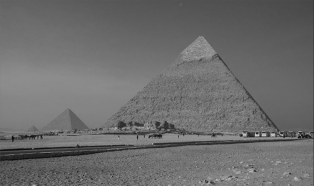
#> input picture photo/pyramid.jpg, 314 x 186 px
$ python '邻域测度法.py'
#> lines starting #> are read from the running program, lines starting #| are printed output that depends on the picture
#> further down, img is the input picture: shape (186, 314, 3); min 11, max 204, mean 108.2
#| (186, 314, 3)
import matplotlib.pyplot as plt
import numpy as np
import cv2


# def neighbor_meansure(img, k):
#     # 对原图边缘填充
#     img1 = cv2.copyMakeBorder(img, 1, 1, 1, 1, cv2.BORDER_REPLICATE)
#     img_gray = cv2.cvtColor(img1, cv2.COLOR_BGR2GRAY)
#     # 遍历图像每个像素
#     for x in range(1, img_gray.shape[0]-1):
#         for y in range(1, img_gray.shape[1]-1):
#             # 取出roi区域
#             roi = img_gray[x-1:x+1+1, y-1:y+1+1]
#             # print(roi)
#             # 计算roi区域灰度平均值
#             mean = np.sum(roi*n)/8
#             # 计算修正后的各个像素点灰度值
#             img_gray[x][y] = img_gray[x][y] + k*(img_gray[x][y]-mean)
#     # 转为彩色图
#     img2 = cv2.cvtColor(img_gray, cv2.COLOR_GRAY2BGR)
#     return img2

def neighbor_meansure(img, k):
    # 对原图边缘填充
#> called with k = 0.8
    img1 = cv2.copyMakeBorder(img, 1, 1, 1, 1, cv2.BORDER_REPLICATE)
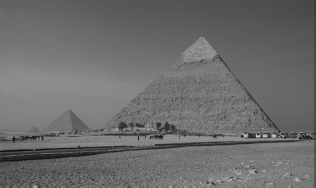
#> img1: shape (188, 316, 3); min 11, max 204, mean 108
    h, w, c = img1.shape
#> h = 188; w = 316; c = 3
    print('img1', img1.shape)
#| img1 (188, 316, 3)
    # img_gray = cv2.cvtColor(img1, cv2.COLOR_BGR2GRAY)
    # 遍历图像每个像素
    for x in range(1, img1.shape[0]-1):
        for y in range(1, img1.shape[1]-1):
            # 取出roi区域
            roi = img1[x-1:x+1+1, y-1:y+1+1]
            # print(roi)
            # 计算roi区域灰度平均值
            mean = np.sum(roi*n)/8
            # 计算修正后的各个像素点灰度值
            img1[x][y] = img1[x][y] + k*(img1[x][y]-mean)
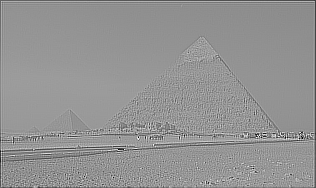
#> img1: shape (188, 316, 3); min 0, max 254, mean 147.1
    # # 转为彩色图
    # img2 = cv2.cvtColor(img, cv2.COLOR_GRAY2BGR)
    # 裁剪为原图大小
    img2 = img1[1:h-1, 1:w-1]
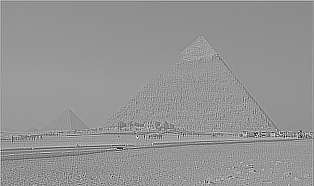
#> img2: shape (186, 314, 3); min 0, max 254, mean 148
    return img2


if __name__ == '__main__':
    # 定义卷积模板
    n = np.array([[1, 1, 1], [1, 0, 1], [1, 1, 1]])
    # 输入图像
    img = cv2.imread('./photo/pyramid.jpg')
    print(img.shape)
    cv2.imshow('original', img)
    # # 显示原图直方图
    # plt.hist(img.ravel(), 256, [0, 255])
    # plt.show()
    # # 经过不同k值的邻域测度处理
    # img_improve0_2 = neighbor_meansure(img, 0.2)
    img_improve0_8 = neighbor_meansure(img, 0.8)
    print(img_improve0_8.shape)
#| (186, 314, 3)
    # img_improve1_5 = neighbor_meansure(img, 1.5)
    # # 显示处理后图像
    # cv2.imshow('improve0_2', img_improve0_2)
    cv2.imshow('improve0_8', img_improve0_8)
    # [8 lines of commented-out code are left out]
    cv2.waitKey(0)
    cv2.destroyAllWindows()
